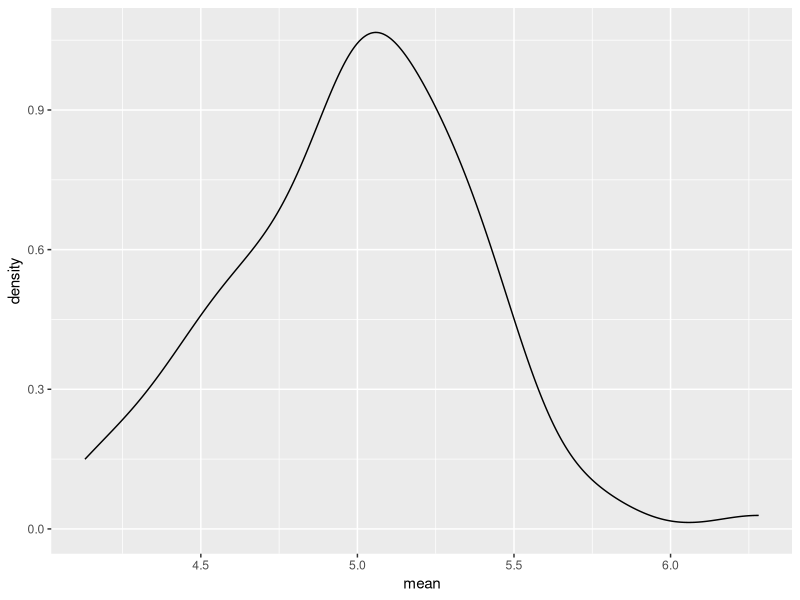
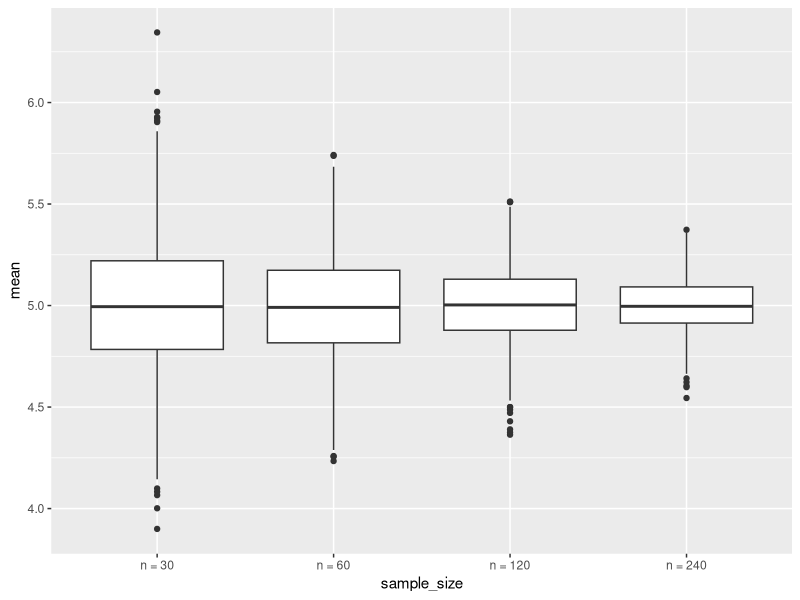
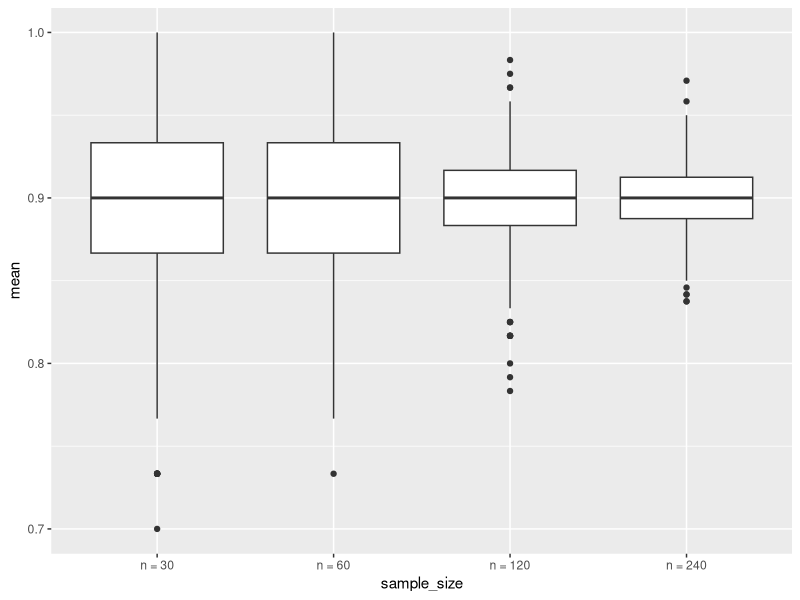

These charts were generated, in order, by the following R code:
## ---- chunk 1
library(tidyverse)
set.seed(1)
## ---- chunk 2
sim_mean_sd = function(n_obs, mu = 5, sigma = 2) {
  
  x_vec = rnorm(n = n_obs, mean = mu, sd = sigma)

  tibble(
   mean = mean(x_vec),
   sd = sd(x_vec)
  )
}
## ---- chunk 3
sim_mean_sd(n_obs=30)
## ---- chunk 4
output = vector('list', length = 100)

for (i in 1:100){
  output[[i]] = sim_mean_sd(n_obs = 30)
}

sim_results = bind_rows(output)

sim_results |> 
  ggplot(aes(x = mean)) + geom_density()

sim_results |> 
  summarize(
    mu_hat = mean(mean),
    sd_hat = sd(mean)
  )
## ---- chunk 5
sim_result_df = 
  expand_grid(
    sample_size = c(30, 60, 120, 240),
    iter = 1:1000
  ) |> 
  mutate(estimate_df = map(sample_size, sim_mean_sd)) |> 
  unnest(estimate_df)

sim_result_df |> 
  mutate(
    sample_size = str_c('n = ', sample_size),
    sample_size = fct_inorder(sample_size)
  ) |> 
  ggplot(aes(x = sample_size, y = mean)) + geom_boxplot()

# In summary:
# fct_inorder() is used to reorder levels based on the order in which they appear.
# relevel() is used to set a specific level as the reference level.
# reorder() is used to reorder levels based on the values of a continuous variable.
## ---- chunk 6
sim_mean_sd_bi = function(n_obs, true_p = 0.9) {
  
  x_vec = rbinom(n = n_obs, size = 1, prob = true_p)

  tibble(
   mean = mean(x_vec),
   sd = sd(x_vec)
  )
}

# then the map part
sim_result_df = 
  expand_grid(
    sample_size = c(30, 60, 120, 240),
    iter = 1:1000
  ) |> 
  mutate(estimate_df = map(sample_size, sim_mean_sd_bi)) |> 
  unnest(estimate_df)

sim_result_df |> 
  mutate(
    sample_size = str_c('n = ', sample_size),
    sample_size = fct_inorder(sample_size)
  ) |> 
  ggplot(aes(x = sample_size, y = mean)) + geom_boxplot()
